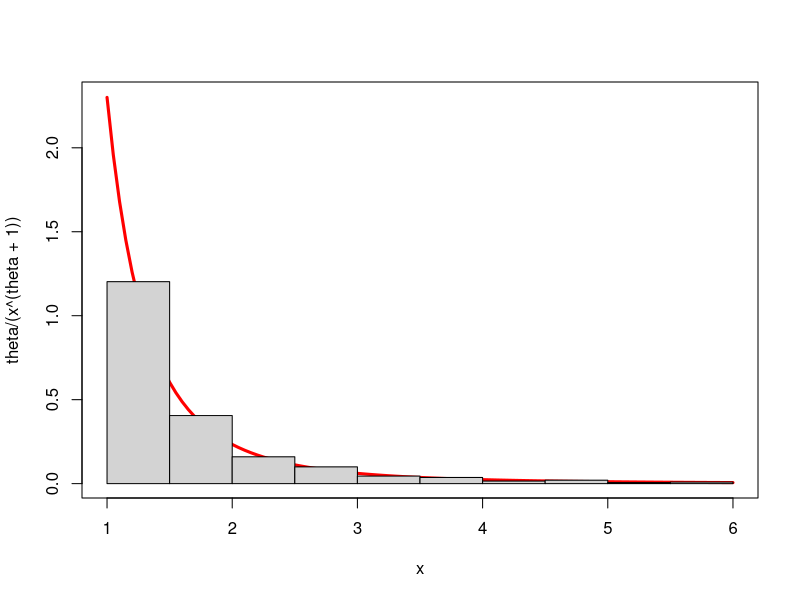
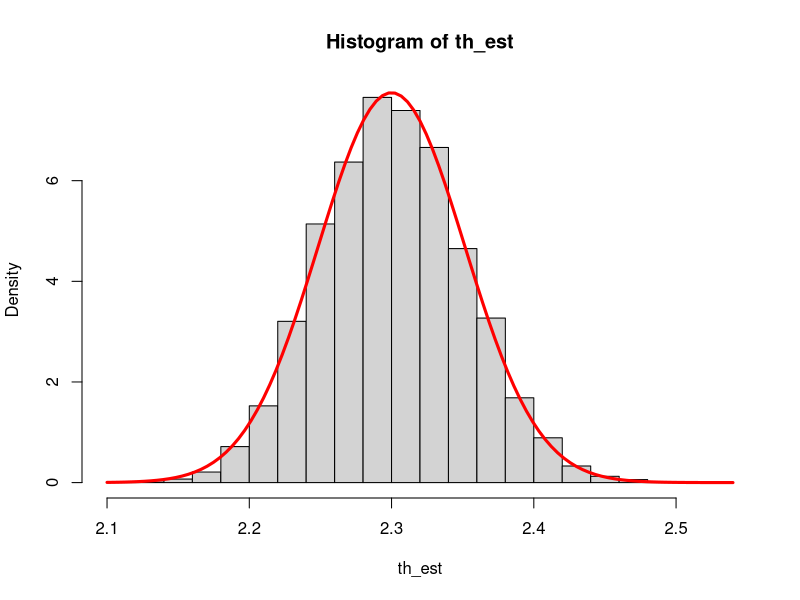

R code for these plots, in order:
rm(list=ls())
theta = 2.3 #Parámetro "theta" a estimar usando una muestra

#Función de distribución
frame()
curve(theta/(x^(theta+1)), from=1, to=6, lwd=3, col='red') #Esto cambia

#Simula muestra de n observaciones
n = 2000 #Tamaño muestra
xs = exp(rexp(n, theta)) #Valores de X
hist(xs[xs<6], prob=T, add=T, breaks=15)
th_est = n/(sum(log(xs))); th_est #Estimación de theta, esto cambia

#Estimación de theta con m muestras de n observaciones
m = 1*10^4
X_est=rep(m,0)
for(i in 1:m){xs = exp(rexp(n, theta)); th_est[i] = n/(sum(log(xs)))} #Esto cambia
mean(th_est)
Bias = theta/(n-1); Bias
var(th_est)
var_th_est = n^2*theta^2/((n-1)^2*(n-2)); var_th_est #Esto cambia
hist(th_est, prob=TRUE, breaks=15)
curve(dnorm(x,theta,sqrt(var_th_est)), lwd=3, col='red', add=T)
